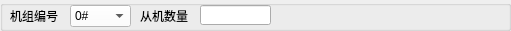
      <widget class="QGroupBox" name="groupBox_Unit_Number_Box">
       <property name="geometry">
        <rect>
         <x>10</x>
         <y>10</y>
         <width>511</width>
         <height>31</height>
        </rect>
       </property>
       <property name="title">
        <string/>
       </property>
       <widget class="QLabel" name="label_Unit_Number">
        <property name="geometry">
         <rect>
          <x>10</x>
          <y>10</y>
          <width>54</width>
          <height>12</height>
         </rect>
        </property>
        <property name="text">
         <string>机组编号</string>
        </property>
       </widget>
       <widget class="QComboBox" name="comboBox">
        <property name="geometry">
         <rect>
          <x>70</x>
          <y>5</y>
          <width>61</width>
          <height>22</height>
         </rect>
        </property>
        <property name="styleSheet">
         <string notr="true">background-color: rgb(255, 255, 255);</string>
        </property>
        <item>
         <property name="text">
          <string>0#</string>
         </property>
        </item>
       </widget>
       <widget class="QLabel" name="label_Number_of_slave_devices">
        <property name="geometry">
         <rect>
          <x>140</x>
          <y>10</y>
          <width>54</width>
          <height>12</height>
         </rect>
        </property>
        <property name="text">
         <string>从机数量</string>
        </property>
       </widget>
       <widget class="QLineEdit" name="lineEdit">
        <property name="geometry">
         <rect>
          <x>200</x>
          <y>5</y>
          <width>71</width>
          <height>20</height>
         </rect>
        </property>
       </widget>
      </widget>
